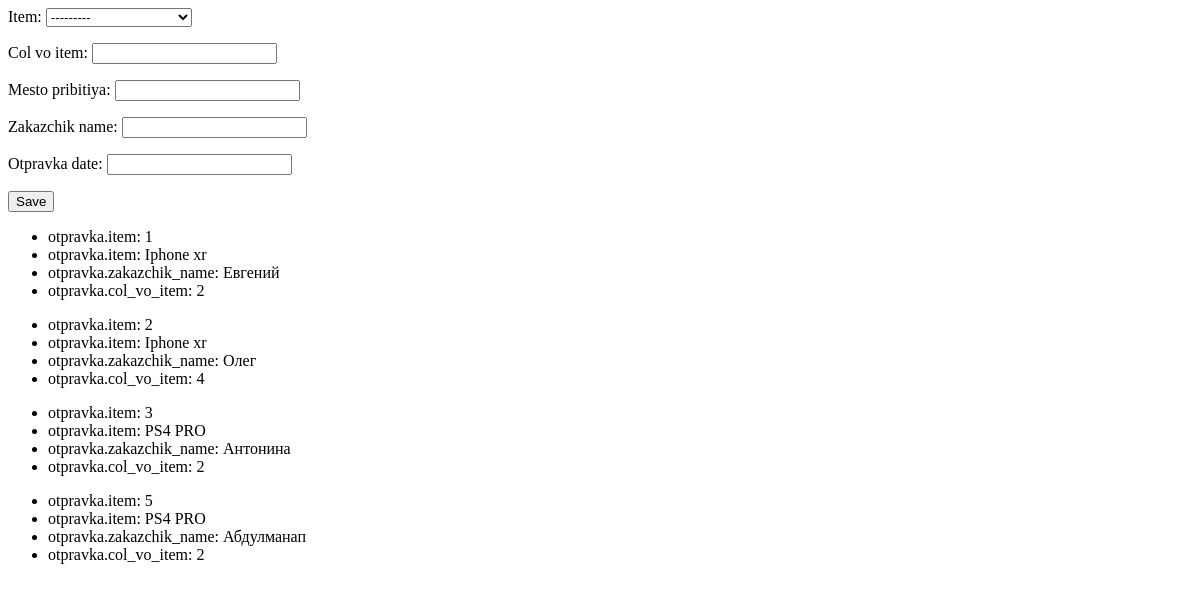
Page /send/1/ on the earlier database version.
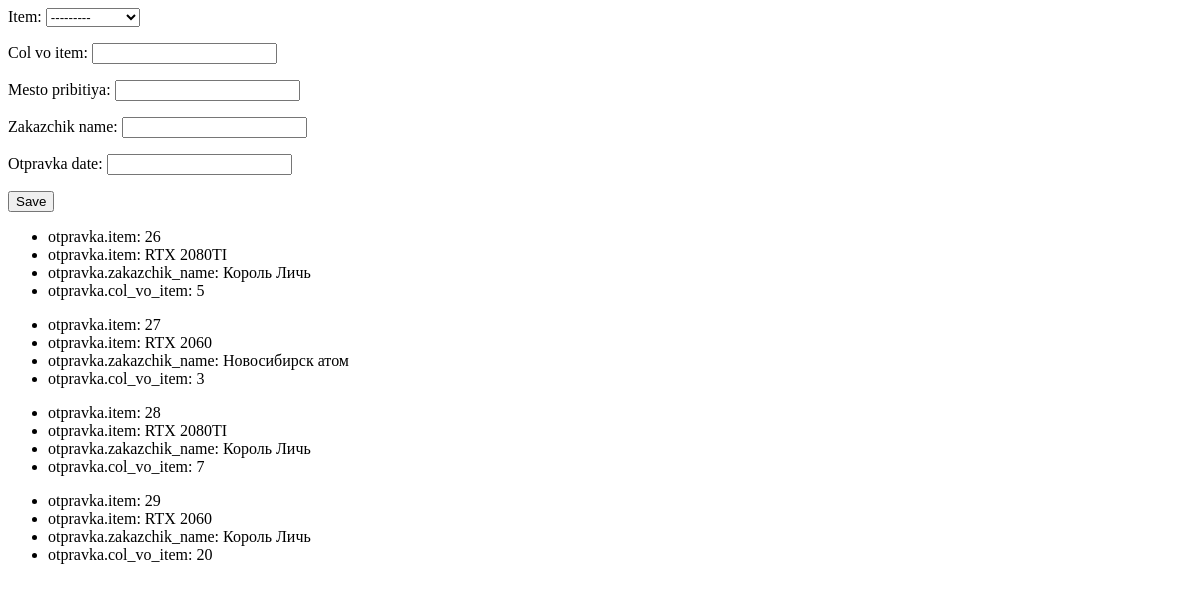
Same page on the later database version.
### skladik/models.py (models this page shows, shortened)
class otpravka(models.Model):
  item = models.ForeignKey(sklad_item, on_delete = models.CASCADE)
  col_vo_item = models.IntegerField()
  mesto_pribitiya = models.CharField(max_length=200)
  zakazchik_name = models.CharField(max_length=200)
  otpravka_date = models.DateTimeField()

class sklad_item(models.Model):
  item = models.CharField(max_length=200)
  col_vo_sklad = models.IntegerField()
  price = models.FloatField()
  stock = models.IntegerField()
  category = models.ForeignKey(categorya, on_delete = models.CASCADE)
  employee = models.ForeignKey(employee, on_delete = models.CASCADE)
  postavka = models.ForeignKey(postavka, on_delete = models.CASCADE)
  cover = models.FileField(null = True ,blank = True)
  def __str__(self):
  	return self.item

### skladik/views.py (the view, shortened to what this page needs)
# urls.py: path('send/<int:sklad_item_id>/', views.send, name = 'send'),
def send(request, sklad_item_id):
	form = OtpravkaForm()
	otpravka_front = otpravka.objects.all()
	skl = sklad_item.objects.get(pk = sklad_item_id)
	return render(request,'accounts/send.html',{'form': form,'sklad_item': skl, 'otpravka': otpravka_front})

### skladik/forms.py
class OtpravkaForm(forms.ModelForm):
    class Meta:
        model = otpravka
        fields = ('item','col_vo_item', 'mesto_pribitiya', 'zakazchik_name','otpravka_date')

### skladik/templates/accounts/send.html (shortened to what this page needs)
<html>
	<head>
	</head>
	<body>
		{% block body %}
			  <form method="POST" class="form">
			  	{{ form.as_p }}
			  	<button type="submit" class="save btn btn-default">Save</button>
			</form>
			{% for otpravka in otpravka %}
			<ul>
				<li>otpravka.item: {{ otpravka.id }}</li>
				<li>otpravka.item: {{ otpravka.item }}</li>
				<li>otpravka.zakazchik_name: {{ otpravka.zakazchik_name }}</li>
				<li>otpravka.col_vo_item:  {{ otpravka.col_vo_item }}</li>
			</ul>
			{% endfor %}
		{% endblock %}
	</body>
</html>

Differences in the rows shown:
removed otpravka: id "1", item "Iphone xr", zakazchik_name "Евгений", col_vo_item "2"
removed otpravka: id "2", item "Iphone xr", zakazchik_name "Олег", col_vo_item "4"
removed otpravka: id "3", item "PS4 PRO", zakazchik_name "Антонина", col_vo_item "2"
removed otpravka: id "5", item "PS4 PRO", zakazchik_name "Абдулманап", col_vo_item "2"
added otpravka: id "26", item "RTX 2080TI", zakazchik_name "Король Личь", col_vo_item "5"
added otpravka: id "27", item "RTX 2060", zakazchik_name "Новосибирск атом", col_vo_item "3"
added otpravka: id "28", item "RTX 2080TI", zakazchik_name "Король Личь", col_vo_item "7"
added otpravka: id "29", item "RTX 2060", zakazchik_name "Король Личь", col_vo_item "20"
